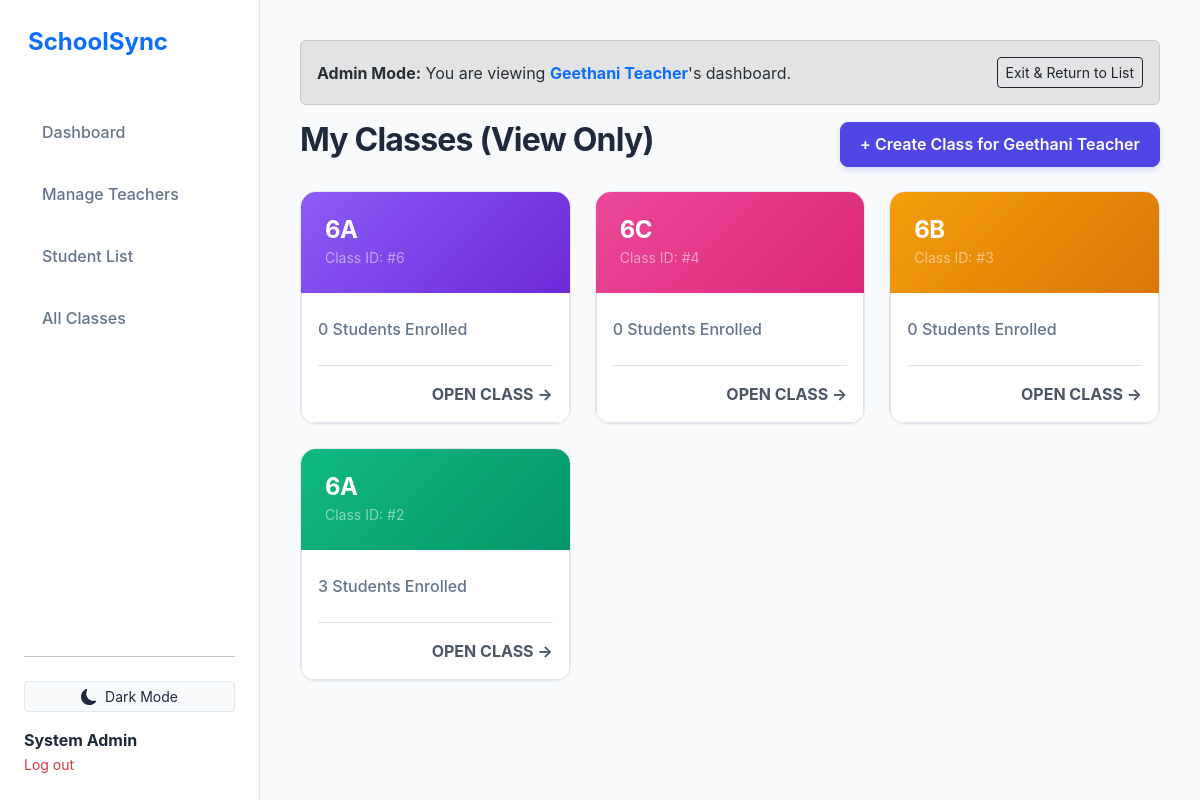
Page /admin_view_teacher.php?teacher_id=2 (signed in) on the committed database.
### tables this page shows
CREATE TABLE `users` (
  `id` int(11) NOT NULL,
  `username` varchar(50) NOT NULL,
  `password` varchar(255) NOT NULL,
  `role` enum('admin','teacher') DEFAULT 'teacher',
  `full_name` varchar(100) DEFAULT NULL,
  `bio` text DEFAULT NULL,
  `is_first_login` tinyint(1) DEFAULT 1,
  `created_at` timestamp NOT NULL DEFAULT current_timestamp(),
  `profile_pic` varchar(255) DEFAULT NULL,
  `phone_number` varchar(20) DEFAULT NULL
);

CREATE TABLE `teacher_classes` (
  `id` int(11) NOT NULL,
  `teacher_id` int(11) NOT NULL,
  `class_name` varchar(100) NOT NULL,
  `created_at` timestamp NOT NULL DEFAULT current_timestamp()
);

### admin_view_teacher.php (the view, shortened to what this page needs)
<?php
require 'db.php';
$teacher_id = $_GET['teacher_id'];
$stmt = $pdo->prepare("SELECT full_name FROM users WHERE id = ?");
$stmt->execute([$teacher_id]);
$teacher = $stmt->fetch();
$stmt = $pdo->prepare("SELECT tc.*, (SELECT COUNT(*) FROM class_enrollments ce WHERE ce.class_id = tc.id) as student_count FROM teacher_classes tc WHERE teacher_id = ? ORDER BY id DESC");
$stmt->execute([$teacher_id]);
$classes = $stmt->fetchAll();
$gradients = [
    'linear-gradient(135deg, #3B82F6 0%, #2563EB 100%)',
    'linear-gradient(135deg, #8B5CF6 0%, #6D28D9 100%)',
    'linear-gradient(135deg, #10B981 0%, #059669 100%)',
    'linear-gradient(135deg, #F59E0B 0%, #D97706 100%)',
    'linear-gradient(135deg, #EC4899 0%, #DB2777 100%)'
];
include 'header.php';
?>
<div class="alert alert-secondary d-flex justify-content-between align-items-center">
    <span>
        <strong>Admin Mode:</strong> You are viewing
        <span class="text-primary fw-bold"><?php echo htmlspecialchars($teacher['full_name']); ?></span>'s dashboard.
    </span>
    <a href="admin_classes.php" class="btn btn-sm btn-outline-dark">Exit & Return to List</a>
</div>
<div class="d-flex justify-content-between align-items-center mb-4">
    <h2 class="fw-bold">My Classes (View Only)</h2>
    <button type="button" class="btn btn-primary" data-bs-toggle="modal" data-bs-target="#createClassModal">
        + Create Class for <?php echo htmlspecialchars($teacher['full_name']); ?>
    </button>
</div>
<div class="row g-4">
    <?php foreach($classes as $c):
        $bg_style = $gradients[$c['id'] % count($gradients)];
    ?>
    <div class="col-md-6 col-lg-4">
        <div class="card class-card h-100">
            <div class="card-header-color" style="background: <?php echo $bg_style; ?>; padding: 1.5rem; border-radius: 5px 5px 0 0;">
                <h4 class="card-title fw-bold mb-0 text-white"><?php echo htmlspecialchars($c['class_name']); ?></h4>
                <small class="text-white-50">Class ID: #<?php echo $c['id']; ?></small>
            </div>
            <div class="card-body d-flex flex-column p-3 border border-top-0 rounded-bottom">
                <div class="d-flex align-items-center text-muted mb-4 mt-2">
                    <span class="fw-medium"><?php echo $c['student_count']; ?> Students Enrolled</span>
                </div>
                <div class="mt-auto d-flex justify-content-end border-top pt-3">
                    <a href="class_view.php?id=<?php echo $c['id']; ?>" class="text-decoration-none fw-bold" style="color: #4b5563">OPEN CLASS &rarr;</a>
                </div>
            </div>
        </div>
    </div>
    <?php endforeach; ?>
</div>
<?php include 'footer.php'; ?>

### style.css (style rules this page uses)
:root { --primary: #4F46E5; --primary-hover: #4338CA; --secondary: #64748B; --bg-body: #F8FAFC; --bg-card: #FFFFFF; --bg-sidebar: #FFFFFF; --text-main: #1E293B; --text-muted: #64748B; --text-light: #94A3B8; --border-color: #E2E8F0; --shadow-sm: 0 1px 2px 0 rgb(0 0 0 / 0.05); --shadow-md: 0 4px 6px -1px rgb(0 0 0 / 0.1), 0 2px 4px -2px rgb(0 0 0 / 0.1); --shadow-lg: 0 10px 15px -3px rgb(0 0 0 / 0.1), 0 4px 6px -4px rgb(0 0 0 / 0.1); --sidebar-width: 260px; --radius-lg: 16px; --radius-md: 12px; }
h1, h2, h3, h4, h5, h6 { color: var(--text-main); font-weight: 700; letter-spacing: -0.025em; }
.text-muted { color: var(--text-muted) !important; }
.card { background: var(--bg-card); border: 1px solid var(--border-color); border-radius: var(--radius-lg); box-shadow: var(--shadow-sm); overflow: hidden; transition: transform 0.2s, box-shadow 0.2s, background-color 0.3s, border-color 0.3s; }
.card-header-color { padding: 1.5rem; }
.btn-primary { background-color: var(--primary); border-color: var(--primary); border-radius: 8px; padding: 0.6rem 1.2rem; font-weight: 600; box-shadow: 0 4px 6px -1px rgba(79, 70, 229, 0.2); transition: all 0.2s; }

### rows in the picture
users: full_name "Geethani Teacher"
teacher_classes: class_name "6A", id "6", student_count "0"
teacher_classes: class_name "6C", id "4", student_count "0"
teacher_classes: class_name "6B", id "3", student_count "0"
teacher_classes: class_name "6A", id "2", student_count "3"

### other values in the picture
$_SESSION['full_name'] "System Admin"
